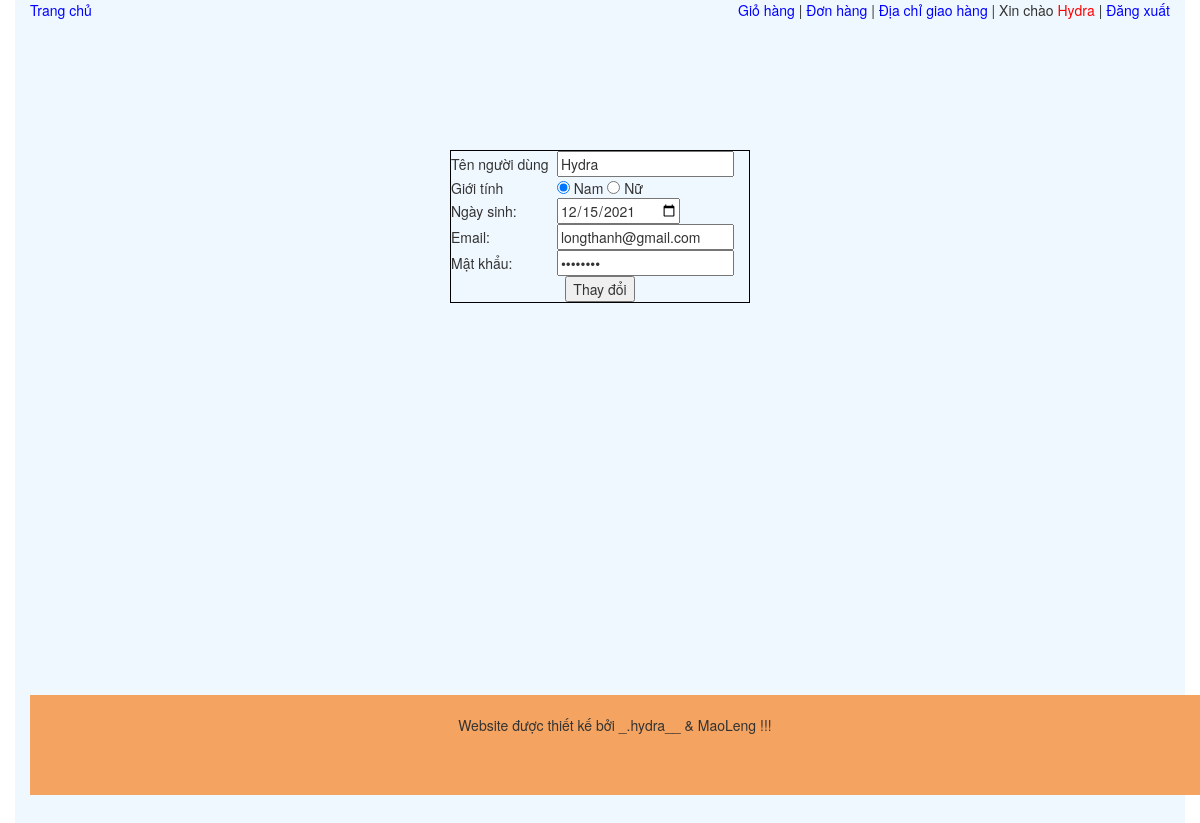
Screenshot of /user.php (signed in) with the database file from the repository.
### tables this page shows
CREATE TABLE `customers` (
  `id` int(11) NOT NULL,
  `name` varchar(200) NOT NULL,
  `gender` varchar(200) NOT NULL,
  `dob` date NOT NULL,
  `email` varchar(200) NOT NULL,
  `password` varchar(200) NOT NULL,
  `token` varchar(200) DEFAULT NULL
);

### user.php (the view, shortened to what this page needs)
<!DOCTYPE html>
<html>
<head>
	<link rel="stylesheet" type="text/css" href="menu.css">
	<link rel="stylesheet" href="https://maxcdn.bootstrapcdn.com/bootstrap/3.4.1/css/bootstrap.min.css">
</head>
<body>
	<div id="div_tong" class="container">
		<div id="div_tren">
			<?php
			require 'menu.php';
			$customer_id = $_SESSION['customer_id'];
			$sql = "select * from customers where id = '$customer_id'";
			$result = mysqli_query($connect,$sql);
			$user = mysqli_fetch_array($result);
			?>
		</div>
		<div id="div_giua">
			<form id="form-user-change">
				<table class="border" width="300px">
					<tr>
						<td>
							Tên người dùng
						</td>
						<td>
							<input id="name" type="text" name="name" value="<?php echo $user['name'] ?>">
						</td>
					</tr>
					<tr>
						<td>
							Giới tính
						</td>
						<td>
							<input id="male" type="radio" name="gender" value="male" <?php if ($user['gender'] == 'male') {echo 'checked';} ?>> Nam
							<input id="female" type="radio" name="gender" value="female" <?php if ($user['gender'] == 'female') {echo 'checked';} ?>> Nữ
						</td>
					</tr>
					<tr>
						<td>
							Ngày sinh:
						</td>
						<td>
							<input type="date" name="dob" id="dob" value="<?php echo $user['dob'] ?>">
						</td>
					</tr>
					<tr>
						<td>
							Email:
						</td>
						<td>
							<input type="text" name="email" id="email" value="<?php echo $user['email'] ?>">
						</td>
					</tr>
					<tr>
						<td>
							Mật khẩu:
						</td>
						<td>
							<input type="password" name="password" id="password" value="<?php echo $user['password'] ?>">
						</td>
					</tr>
					<tr>
						<td colspan="2" class="center">
							<button>
								Thay đổi
							</button>
						</td>
					</tr>
				</table>
			</form>
		</div>
		<div id="div_duoi" class="container">
			<div>
				<?php
				require 'footer.php';
				?>
			</div>
		</div>
	</div>
</body>
</html>

### menu.css (style rules this page uses)
#div_tong { padding-bottom: 50px; background: aliceblue; min-height: 800px; max-height: 6000px; position: relative; margin: auto; padding: auto; min-width: 800px; }
#div_tren { text-align: center; height: 150px; }
#div_giua { max-height: 4900px; padding-bottom: 50px; min-height: 550px; }
#div_duoi { height: 100px; background: sandybrown; text-align: center; bottom: 5px; position: relative; }
.center { text-align: center; }
.border { border: 1px solid black; }
table { margin: auto ; }

### rows the page displays
customers: name "Hydra", gender "☑", dob "12/15/2021", email "longthanh@gmail.com"

### other values shown
$_SESSION['customer_name'] "Hydra"
